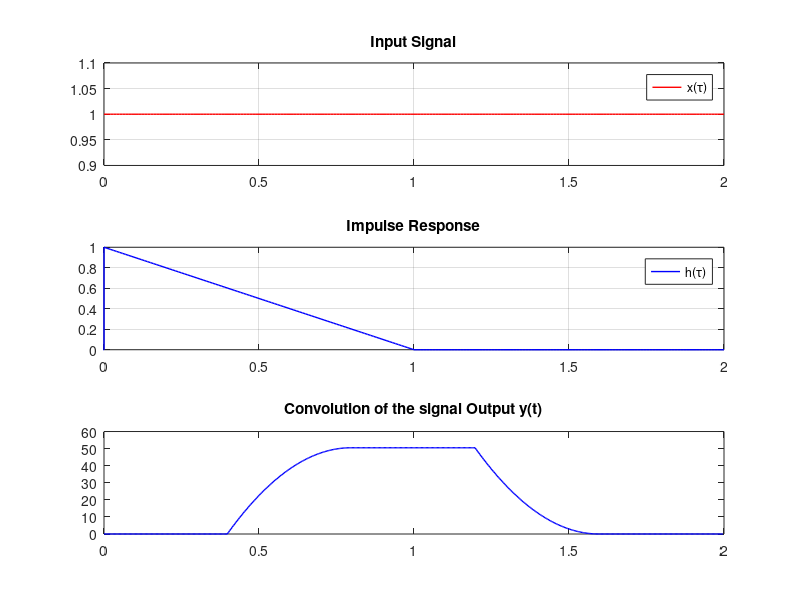

The MATLAB source for this figure:
clc;
clear all;
close all;
%%Input Signal
tx = 0:0.01:2;
x = ones(size(tx)); %%x(t) = 1;
subplot(3,1,1);
plot(tx,x,'Color','red','LineWidth',1);
title('Input Signal');
legend('x(\tau)');
xlim([0 2]);
grid on;
%%Impulse Response Signal....
t1 = -1:0.01:0;
t2 = 0:0.01:1;
t3 = 1:0.01:2;
h1 = zeros(size(t1));
h2 = 1-t2;
h3 = zeros(size(t3));
th = [t1 t2 t3];
h = [h1 h2 h3]; %%h(t) = 1-t;
subplot(3,1,2);
plot(th,h,'Color','blue','LineWidth',1);
title('Impulse Response');
legend('h(\tau)');
xlim([0 2]);
grid on;
%%Output of the convolution.....
y = conv(x,h);
ty = 0:(0+2)/length(y):2-(0+2)/length(y); 
%%start:(end+start)/length(y):end-(end+start)/length(y);(Input signal for start and end)
subplot(3,1,3);
plot(ty,y,'Color','blue','LineWidth',1);
title('Convolution of the signal Output y(t)');
